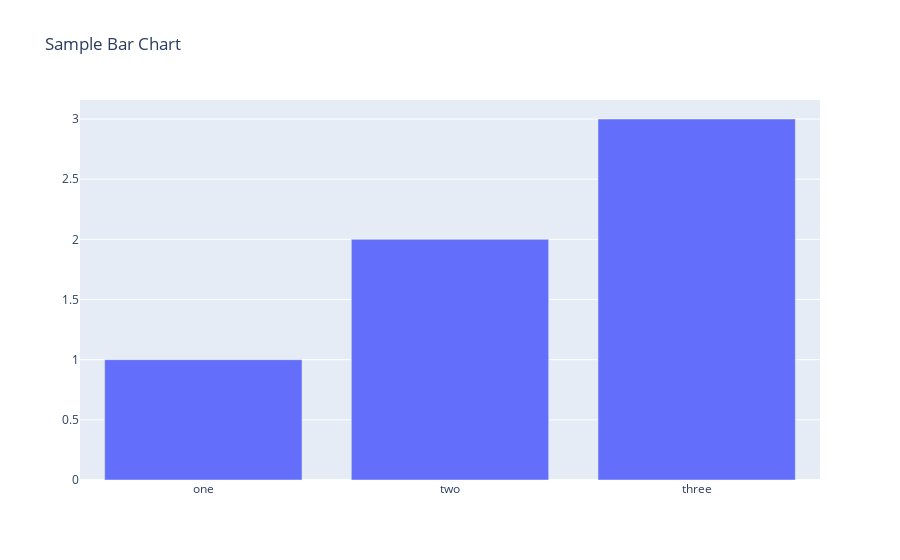

Write notebook code for a chart like this one.
### Code cell
from plotly.offline import plot, iplot
import plotly.graph_objs as go

keys=['one','two','three']
values=[1,2,3]

iplot({
"data": [go.Bar(x=keys, y=values)],
"layout": go.Layout(title="Sample Bar Chart")
})

### Figure 1 — Plotly figure (JSON) as saved in the notebook; plotly's stock layout.template omitted (floating-point values rounded to 4 significant figures)
{"data": [{"type": "bar", "x": ["one", "two", "three"], "y": [1, 2, 3]}], "layout": {"autosize": true, "title": {"text": "Sample Bar Chart"}, "xaxis": {"autorange": true, "range": [-0.5, 2.5], "type": "category"}, "yaxis": {"autorange": true, "range": [0, 3.158], "type": "linear"}}}
